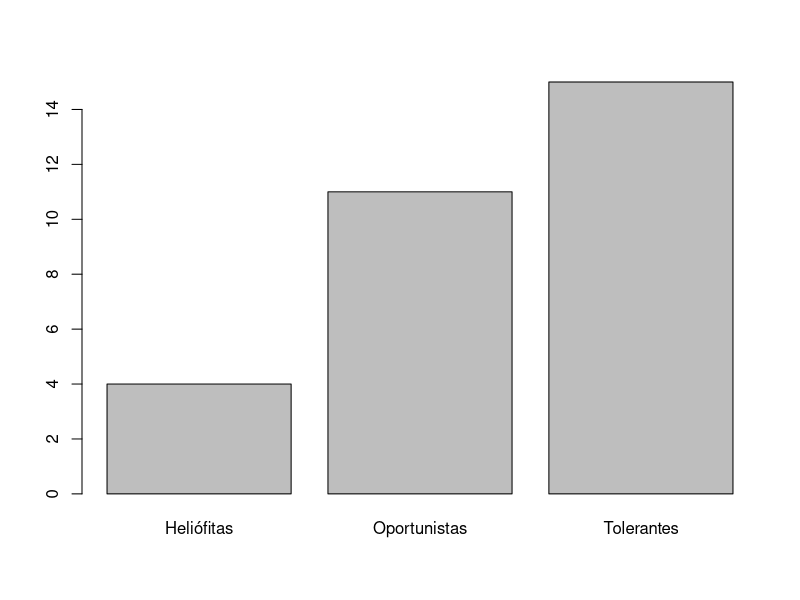
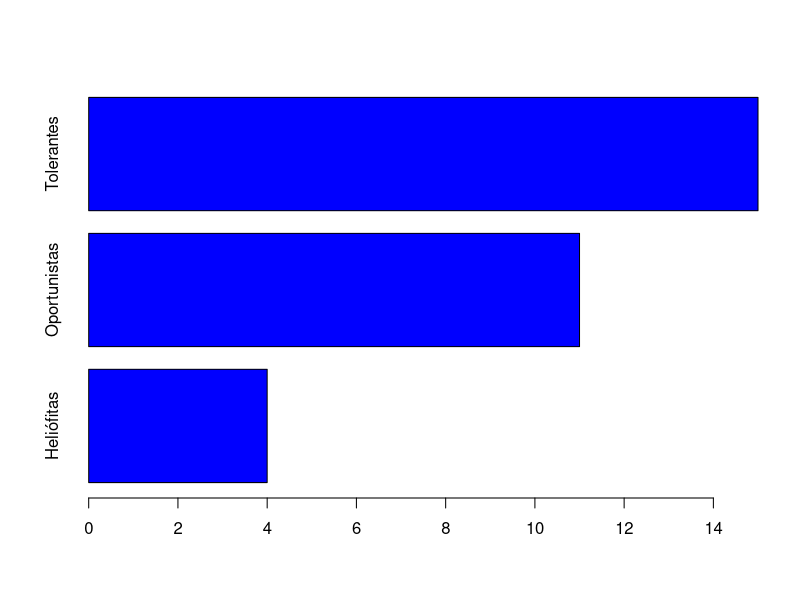
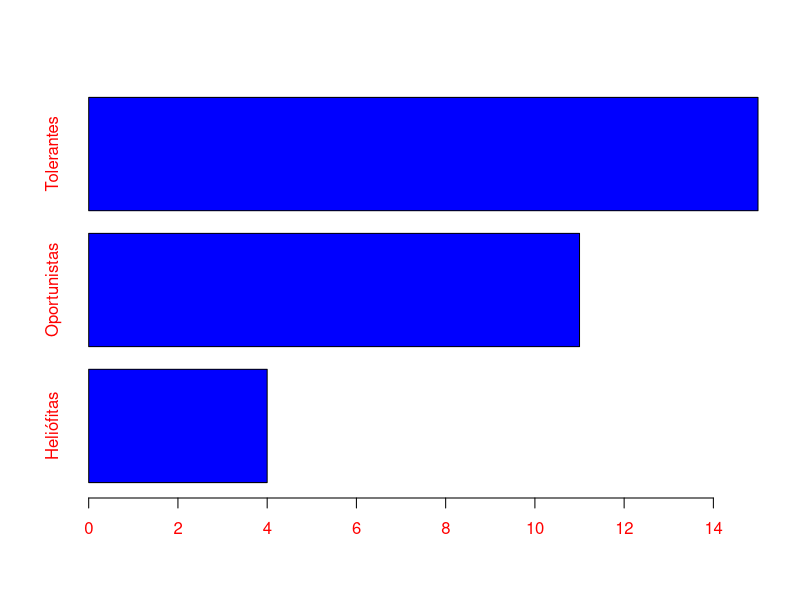
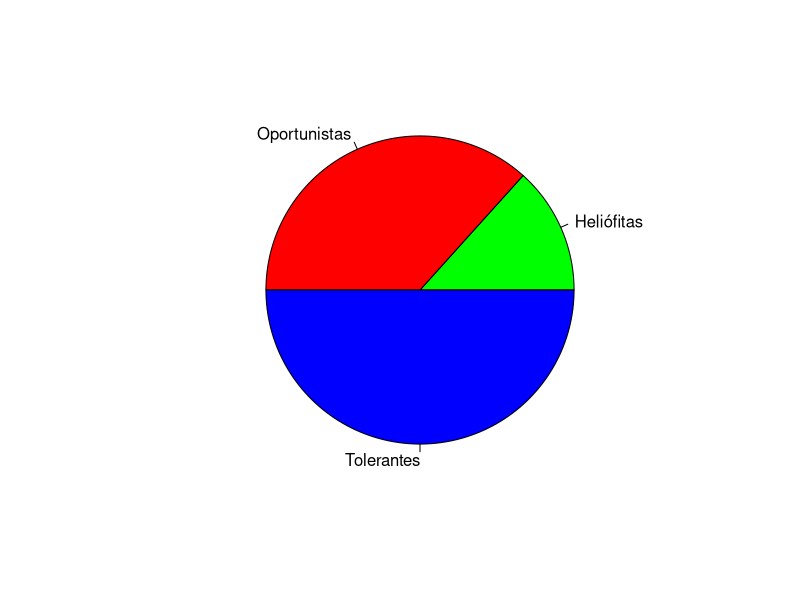
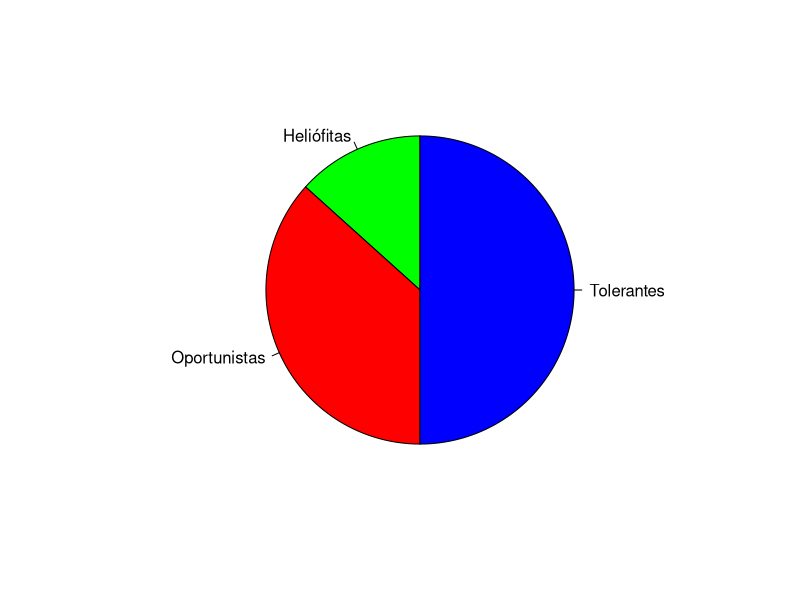
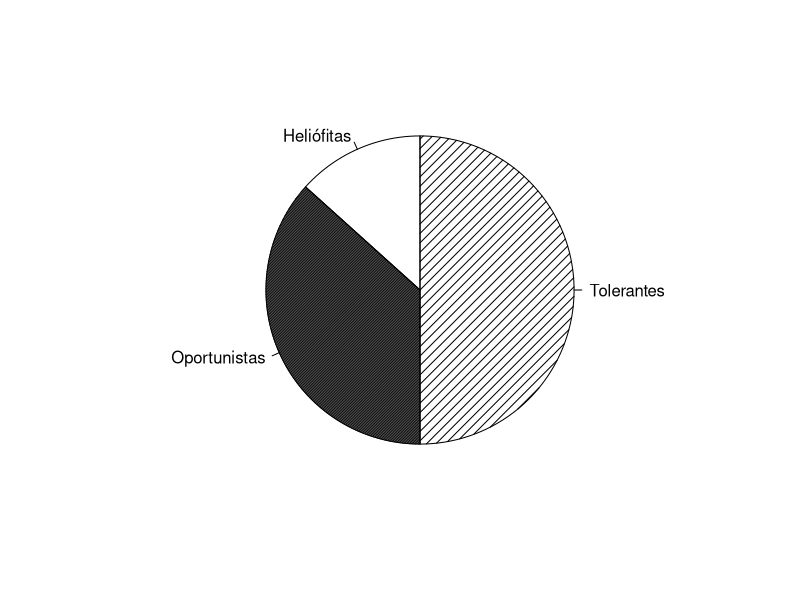
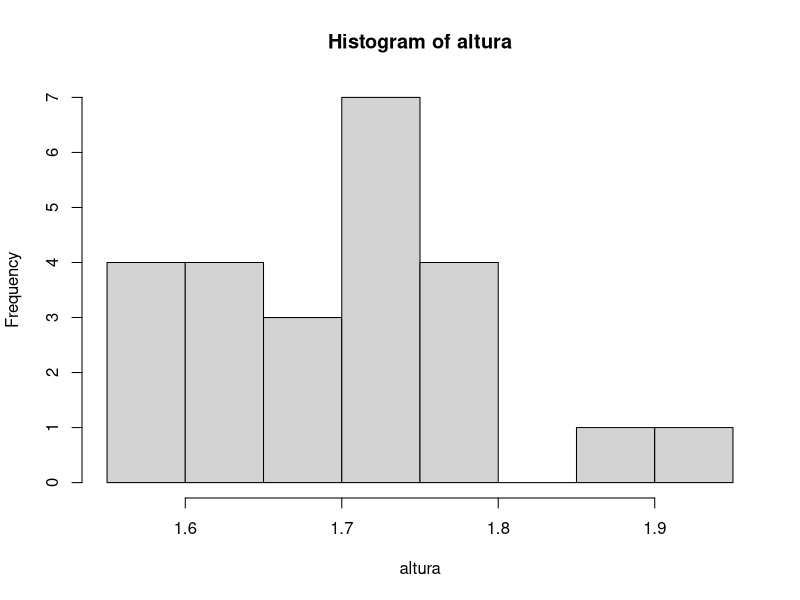
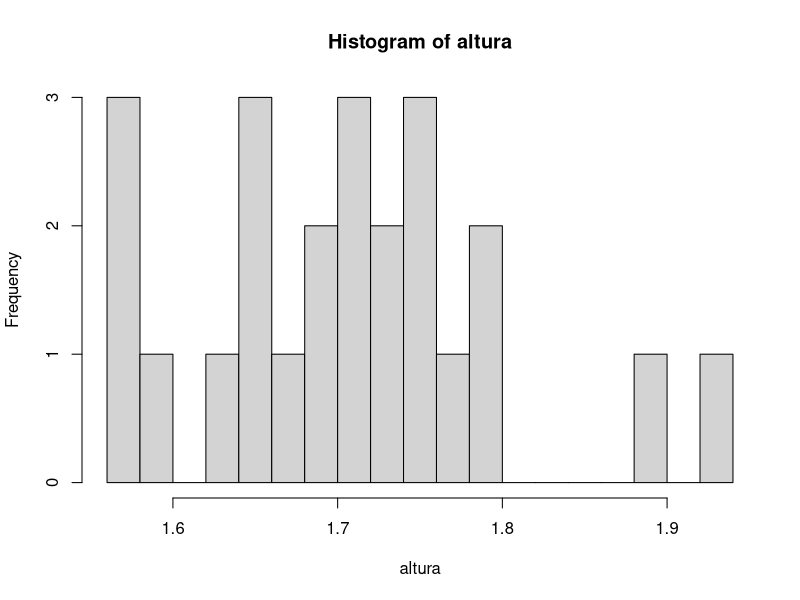

These charts were generated, in order, by the following R code:
#=======================================================================
# Aula 01: Estatística descritiva
#=======================================================================

#-------------------------------------------
# Básico do R

# R como calculadora
1 + 1
1 - 1
3 * 4
4 / 2
10^2
sqrt(16)
exp(1)
exp(2)
log(8)
log(exp(8))
log(8, base = 2)

# Buscando ajuda
help(log)
?log

# Criando objetos
meu_objeto1 <- exp(1)
meu_objeto2 <- "a"
meu_objeto3 <- 1L

meu_objeto1
meu_objeto2
meu_objeto3

typeof(meu_objeto1)
typeof(meu_objeto2)
typeof(meu_objeto3)

str(meu_objeto1)
str(meu_objeto2)
str(meu_objeto3)

# Criando vetores 'atomic'
meu_vetor1 <- c(1/2, cos(pi), log(15))
meu_vetor2 <- c("Eduardo", "Junior")
meu_vetor3 <- 1:10

meu_vetor1
meu_vetor2
meu_vetor3

typeof(meu_vetor1)
typeof(meu_vetor2)
typeof(meu_vetor3)

str(meu_vetor1)
str(meu_vetor2)
str(meu_vetor3)

#-------------------------------------------
# Alguns gráficos

# Exemplo das síndromes de regeração
sindrome <- c("Heliófitas", "Oportunistas", "Tolerantes")
frequencia <- c(4, 11, 15)
percentual <- frequencia / sum(frequencia)

names(frequencia) <- sindrome
cbind(frequencia, percentual)

# Gráfico de barras
?barplot
barplot(frequencia)
barplot(frequencia, horiz = TRUE, col = "blue")
barplot(frequencia, horiz = TRUE, col = "blue", col.axis = "red")

# Gráfico de setores
?pie
pie(frequencia, col = c("green", "red", "blue"))
pie(frequencia, col = c("green", "red", "blue"), init.angle = 90)
pie(frequencia, density = c(0, 90, 15), init.angle = 90)

# Exemplo das alturas
altura <- c(1.69, 1.78, 1.73, 1.56, 1.59, 1.75, 1.72, 1.76, 1.65, 1.70,
            1.64, 1.65, 1.67, 1.80, 1.90, 1.72, 1.56, 1.93, 1.75, 1.74,
            1.65, 1.80, 1.57, 1.71)

# Ramo e folhas
?stem
stem(altura)

# Histograma
?hist
hist(altura)
hist(altura, breaks = 20)
hist(altura, col = "aquamarine")
hist(altura, col = "aquamarine", border = "white")
hist(altura, col = "aquamarine", border = "white", labels = TRUE)
